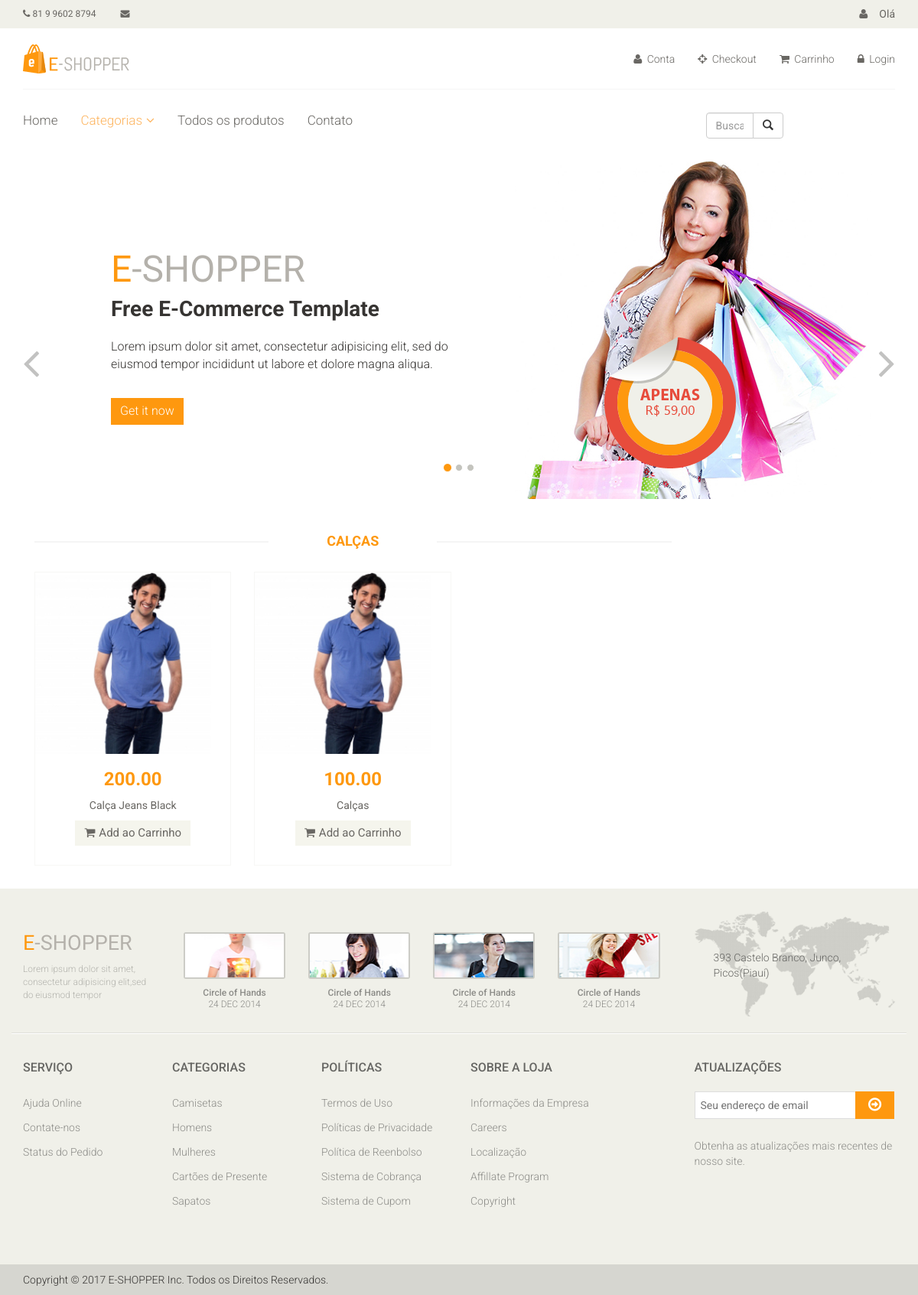
/catalogo/calcas/, run on the app's committed database.
### catalog/models.py (models this page shows)
class Category(models.Model):
	name = models.CharField('Nome', max_length=100)
	slug = models.SlugField('Indetificador', max_length=100)
	created = models.DateTimeField('Criado em', auto_now_add=True)
	modified = models.DateTimeField('Modificado em', auto_now_add=True)
	class Meta:
		verbose_name = 'Categoria'
		verbose_name_plural = 'Categorias'
		ordering = ['name']
	def __str__(self):
		return self.name
	def get_absolute_url(self):
		return reverse('catalog:category', kwargs={'slug': self.slug})

class Product(models.Model):
	name = models.CharField('Nome', max_length=100)
	slug = models.SlugField('Indetificador', max_length=100)
	category = models.ForeignKey('catalog.Category', verbose_name='Categoria')
	description = models.TextField('Descrição', blank=True)
	price = models.DecimalField('Preço', decimal_places=2, max_digits=10)
	created = models.DateTimeField('Criado em', auto_now_add=True)
	modified = models.DateTimeField('Modificado em', auto_now_add=True)
	class Meta:
		verbose_name = 'Produto'
		verbose_name_plural = 'Produtos'
		ordering = ['name']
	def __str__(self):
		return self.name
	def get_absolute_url(self):
		return reverse('catalog:product_detail', kwargs={'slug': self.slug})

### catalog/views.py (the view)
class CategoryListView(generic.ListView):
	template_name = 'catalog/category.html'
	context_object_name = 'products'
	def get_queryset(self):
		return Product.objects.filter(category__slug=self.kwargs['slug'])
	def get_context_data(self, **kwargs):
		context = super(CategoryListView, self).get_context_data(**kwargs)
		context['current_category'] = get_object_or_404(Category, slug=self.kwargs['slug'])
		return context

### catalog/context_processors.py (called while the page is built)
def categories(request):
	return {
		'categories': Category.objects.all()
	}

### core/templatetags/pagination.py (called while the page is built)
@register.inclusion_tag('pagination.html')
def pagination(request, paginator, page_obj):
	context = {}
	context['paginator'] = paginator
	context['request'] = request
	context['page_obj'] = page_obj
	getvars = request.GET.copy()
	if 'page' in getvars:
		del getvars['page']
	if len(getvars) > 0:
		context['getvars'] = '&{0}'.format(getvars.urlencode())
	else:
		context['getvars'] = ''
	return context

### catalog/templates/catalog/category.html (shortened to what this page needs)
{% extends "base.html" %}
{% load pagination %}
{% block container %}
	<div class="col-sm-9 padding-right">
					<div class="features_items">
						<h2 class="title text-center">{{ current_category }}</h2>
						{% for product in products %}
							{% include "catalog/_product.html" %}
						{% endfor %}
				</div>
	</div>
{% endblock %}

### catalog/templates/catalog/_product.html (shortened to what this page needs)
<div class="col-sm-4">
	<div class="product-image-wrapper">
		<div class="single-products">
			<div class="productinfo text-center">
				<img src="images/shop/product12.jpg" alt="" />
				<h2>{{ product.price }}</h2>
				<p>{{ product }}</p>
				<a href="#" class="btn btn-default add-to-cart"><i class="fa fa-shopping-cart"></i>Add ao Carrinho</a>
				</div>
					<a href="{{ product.get_absolute_url }}">
					<div class="product-overlay">
						<div class="overlay-content">
						</div>
					</div>
			</a>
		</div>
	</div>
</div>

### core/static/css/main.css (style rules this page uses)
body { font-family: 'Roboto', sans-serif; background:; position: relative; font-weight:400px; }
a { -webkit-transition: 300ms; -moz-transition: 300ms; -o-transition: 300ms; transition: 300ms; }
h1, h2, h3, h4, h5, h6 { font-family: 'Roboto', sans-serif; }
.left-sidebar h2:after, h2.title:after { content: " "; position: absolute; border: 1px solid #f5f5f5; bottom:8px; left: 0; width: 100%; height: 0; z-index: -2; }
h2.title:before { content: " "; position: absolute; background: #fff; bottom: -6px; width: 220px; height: 30px; z-index: -1; left: 50%; margin-left: -110px; }
.padding-right { padding-right: 0; }
.features_items { overflow:hidden; }
h2.title { color: #FE980F; font-family: 'Roboto', sans-serif; font-size: 18px; font-weight: 700; margin: 0 15px; text-transform: uppercase; margin-bottom: 30px; position: relative; }
.product-image-wrapper { border:1px solid #F7F7F5; overflow: hidden; margin-bottom:30px; }
.single-products { position: relative; }
.productinfo h2 { color: #FE980F; font-family: 'Roboto', sans-serif; font-size: 24px; font-weight: 700; }
.productinfo p { font-family: 'Roboto', sans-serif; font-size: 14px; font-weight: 400; color: #696763; }
.productinfo img { width: 100%; }
.productinfo { position:relative; }
.product-overlay { background:#FE980F; top: 0; display: none; height: 0; position: absolute; transition: height 500ms ease 0s; width: 100%; display: block; opacity:; }
.product-overlay .overlay-content { bottom: 0; position: absolute; bottom: 0; text-align: center; width: 100%; }
.add-to-cart { background:#F5F5ED; border: 0 none; border-radius: 0; color: #696763; font-family: 'Roboto', sans-serif; font-size: 15px; margin-bottom: 25px; }
.add-to-cart i { margin-right:5px; }

### data on the page
Category: name "CALÇAS"
Product: price "200.00", name "Calça Jeans Black"
Product: price "100.00", name "Calças"
